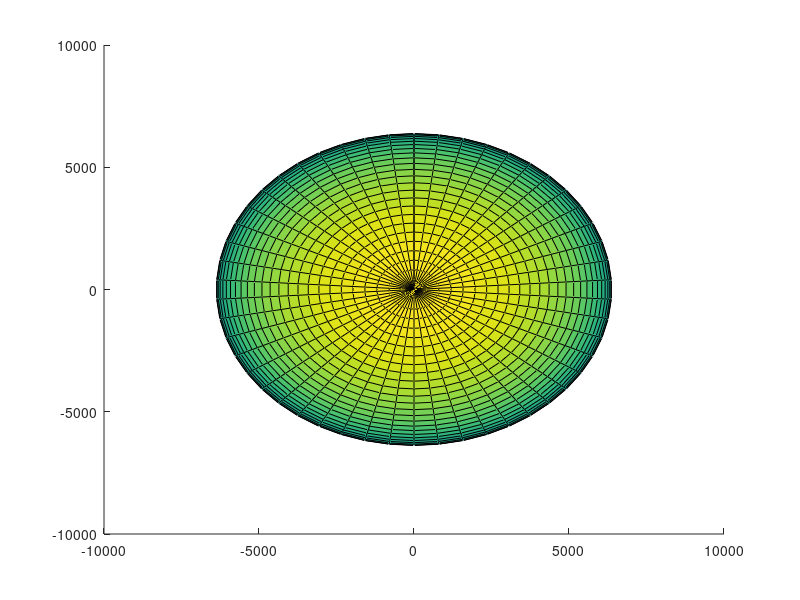

The MATLAB script that drew this image: (Note: this script raises an error after producing the figure.)
function s = earthPlotSimulation

% Generates a plot of the Earth and returns it's graphic handler
%
% s = earthPlotSimulation
%
% Output arguments:
% ---------------------------------------------------------------------
% s             [1x1]   Earth - obj                [surface/-]


% Earth settings
[x1,y1,z1] = sphere(50);
mult=6378;                     % Earth radius
s = surface(x1*mult,y1*mult,z1*mult);

rotate(s, [0 0 1], 90);

load topo 
s.FaceColor = 'texturemap';
s.CData = topo;
s.EdgeColor = 'none';          % remove edges
s.FaceLighting = 'gouraud';    % lighting for specific surfaces
s.SpecularStrength = 0.4;      % reflected light
axis equal

% image_file = 'https://svs.gsfc.nasa.gov/vis/a000000/a003600/a003615/flat_earth03.jpg';
image_file = "flat_earth.jpg";
cdata = imread(image_file);
cdata=cdata([end:-1:1],:,:);


set(s, 'FaceColor', 'texturemap', 'CData', cdata, 'EdgeColor', 'none');

hold on
axis equal, grid on

end

% Earth’s flat image used for 3d representations and animations was downloaded from Nasa website
% (https://svs.gsfc.nasa.gov/3615) as there's no restrictions under 
% "Still Images, Audio Recordings, Video, and Related Computer Files for Non-Commercial Use" 
% (https://www.nasa.gov/multimedia/guidelines/index.html) for our use. 
% We do not own this image: NASA/Goddard Space Flight Center Scientific Visualization Studio 
% The Blue Marble Next Generation data is courtesy of Reto Stockli (NASA/GSFC) 
% and NASA's Earth Observatory.